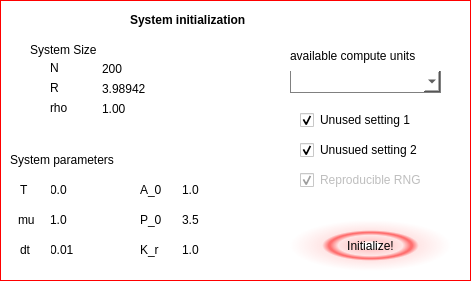
   <widget class="QWidget" name="initializationFrame" native="true">
    <property name="geometry">
     <rect>
      <x>210</x>
      <y>10</y>
      <width>471</width>
      <height>281</height>
     </rect>
    </property>
    <property name="styleSheet">
     <string notr="true">background: white; 
border: 1px solid red</string>
    </property>
    <widget class="QLabel" name="label_8">
     <property name="geometry">
      <rect>
       <x>130</x>
       <y>10</y>
       <width>171</width>
       <height>20</height>
      </rect>
     </property>
     <property name="font">
      <font>
       <weight>75</weight>
       <bold>true</bold>
      </font>
     </property>
     <property name="styleSheet">
      <string notr="true">border: white</string>
     </property>
     <property name="text">
      <string>System initialization</string>
     </property>
    </widget>
    <widget class="QCheckBox" name="reproducibleButton">
     <property name="enabled">
      <bool>false</bool>
     </property>
     <property name="geometry">
      <rect>
       <x>300</x>
       <y>170</y>
       <width>151</width>
       <height>20</height>
      </rect>
     </property>
     <property name="styleSheet">
      <string notr="true">border : white</string>
     </property>
     <property name="text">
      <string>Reproducible RNG</string>
     </property>
     <property name="checked">
      <bool>true</bool>
     </property>
    </widget>
    <widget class="QPushButton" name="initializeButton">
     <property name="geometry">
      <rect>
       <x>290</x>
       <y>220</y>
       <width>161</width>
       <height>51</height>
      </rect>
     </property>
     <property name="styleSheet">
      <string notr="true">border: white; 
background-color: qradialgradient(spread:pad, cx:0.5, cy:0.5, radius:0.5, fx:0.5, fy:0.5, stop:0 rgba(255, 255, 255, 255), stop:0.1 rgba(255, 255, 255, 255), stop:0.2 rgba(255, 176, 176, 167), stop:0.3 rgba(255, 151, 151, 92), stop:0.4 rgba(255, 125, 125, 51), stop:0.5 rgba(255, 76, 76, 205), stop:0.52 rgba(255, 76, 76, 205), stop:0.6 rgba(255, 180, 180, 84), stop:1 rgba(255, 255, 255, 0));</string>
     </property>
     <property name="text">
      <string>Initialize!</string>
     </property>
    </widget>
    <widget class="QLabel" name="label_22">
     <property name="geometry">
      <rect>
       <x>10</x>
       <y>150</y>
       <width>131</width>
       <height>20</height>
      </rect>
     </property>
     <property name="styleSheet">
      <string notr="true">border: white</string>
     </property>
     <property name="text">
      <string>System parameters</string>
     </property>
    </widget>
    <widget class="QLineEdit" name="initialT">
     <property name="geometry">
      <rect>
       <x>48</x>
       <y>180</y>
       <width>61</width>
       <height>20</height>
      </rect>
     </property>
     <property name="styleSheet">
      <string notr="true">border: white</string>
     </property>
     <property name="text">
      <string>0.0</string>
     </property>
    </widget>
    <widget class="QLineEdit" name="initialMu">
     <property name="geometry">
      <rect>
       <x>48</x>
       <y>210</y>
       <width>61</width>
       <height>20</height>
      </rect>
     </property>
     <property name="styleSheet">
      <string notr="true">border: red 1px solid</string>
     </property>
     <property name="text">
      <string>1.0</string>
     </property>
    </widget>
    <widget class="QLineEdit" name="initialDt">
     <property name="geometry">
      <rect>
       <x>48</x>
       <y>240</y>
       <width>123</width>
       <height>20</height>
      </rect>
     </property>
     <property name="styleSheet">
      <string notr="true">border: white</string>
     </property>
     <property name="text">
      <string>0.01</string>
     </property>
    </widget>
    <widget class="QLabel" name="label_27">
     <property name="geometry">
      <rect>
       <x>30</x>
       <y>40</y>
       <width>101</width>
       <height>20</height>
      </rect>
     </property>
     <property name="styleSheet">
      <string notr="true">border: white</string>
     </property>
     <property name="text">
      <string>System Size</string>
     </property>
    </widget>
    <widget class="QLabel" name="label_24">
     <property name="geometry">
      <rect>
       <x>20</x>
       <y>180</y>
       <width>31</width>
       <height>20</height>
      </rect>
     </property>
     <property name="styleSheet">
      <string notr="true">border: red</string>
     </property>
     <property name="text">
      <string>T</string>
     </property>
    </widget>
    <widget class="QLabel" name="label_25">
     <property name="geometry">
      <rect>
       <x>18</x>
       <y>210</y>
       <width>31</width>
       <height>20</height>
      </rect>
     </property>
     <property name="styleSheet">
      <string notr="true">border: red</string>
     </property>
     <property name="text">
      <string>mu</string>
     </property>
    </widget>
    <widget class="QLabel" name="label_26">
     <property name="geometry">
      <rect>
       <x>20</x>
       <y>240</y>
       <width>31</width>
       <height>20</height>
      </rect>
     </property>
     <property name="styleSheet">
      <string notr="true">border: red</string>
     </property>
     <property name="text">
      <string>dt</string>
     </property>
    </widget>
    <widget class="QComboBox" name="detectedGPUBox">
     <property name="geometry">
      <rect>
       <x>290</x>
       <y>70</y>
       <width>151</width>
       <height>23</height>
      </rect>
     </property>
     <property name="autoFillBackground">
      <bool>false</bool>
     </property>
     <property name="styleSheet">
      <string notr="true">border: 1px solid gray;
padding: 1px 18px 1px 3px;
background: white;
color: black
</string>
     </property>
    </widget>
    <widget class="QLabel" name="label_52">
     <property name="geometry">
      <rect>
       <x>290</x>
       <y>40</y>
       <width>151</width>
       <height>31</height>
      </rect>
     </property>
     <property name="styleSheet">
      <string notr="true">border: white</string>
     </property>
     <property name="text">
      <string>available compute units</string>
     </property>
     <property name="wordWrap">
      <bool>true</bool>
     </property>
    </widget>
    <widget class="QLabel" name="label_60">
     <property name="geometry">
      <rect>
       <x>50</x>
       <y>60</y>
       <width>41</width>
       <height>16</height>
      </rect>
     </property>
     <property name="styleSheet">
      <string notr="true">border: red</string>
     </property>
     <property name="text">
      <string>N</string>
     </property>
    </widget>
    <widget class="QLineEdit" name="boxNTotalSize">
     <property name="geometry">
      <rect>
       <x>100</x>
       <y>60</y>
       <width>111</width>
       <height>18</height>
      </rect>
     </property>
     <property name="styleSheet">
      <string notr="true">border: 1px red solid</string>
     </property>
     <property name="text">
      <string>200</string>
     </property>
    </widget>
    <widget class="QLabel" name="label_61">
     <property name="geometry">
      <rect>
       <x>50</x>
       <y>80</y>
       <width>41</width>
       <height>16</height>
      </rect>
     </property>
     <property name="styleSheet">
      <string notr="true">border: red</string>
     </property>
     <property name="text">
      <string>R</string>
     </property>
    </widget>
    <widget class="QLabel" name="label_62">
     <property name="geometry">
      <rect>
       <x>50</x>
       <y>100</y>
       <width>41</width>
       <height>16</height>
      </rect>
     </property>
     <property name="styleSheet">
      <string notr="true">border: red</string>
     </property>
     <property name="text">
      <string>rho</string>
     </property>
    </widget>
    <widget class="QLineEdit" name="boxRadius">
     <property name="geometry">
      <rect>
       <x>100</x>
       <y>80</y>
       <width>121</width>
       <height>18</height>
      </rect>
     </property>
     <property name="styleSheet">
      <string notr="true">border: 1px red solid</string>
     </property>
     <property name="text">
      <string>3.98942</string>
     </property>
    </widget>
    <widget class="QLineEdit" name="boxDensity">
     <property name="geometry">
      <rect>
       <x>100</x>
       <y>100</y>
       <width>121</width>
       <height>18</height>
      </rect>
     </property>
     <property name="styleSheet">
      <string notr="true">border: 1px red solid</string>
     </property>
     <property name="text">
      <string>1.00</string>
     </property>
    </widget>
    <widget class="QCheckBox" name="softRepulsion">
     <property name="enabled">
      <bool>true</bool>
     </property>
     <property name="geometry">
      <rect>
       <x>300</x>
       <y>140</y>
       <width>151</width>
       <height>20</height>
      </rect>
     </property>
     <property name="styleSheet">
      <string notr="true">border : white</string>
     </property>
     <property name="text">
      <string>Unusued setting 2</string>
     </property>
     <property name="checked">
      <bool>true</bool>
     </property>
    </widget>
    <widget class="QCheckBox" name="topologicalModel">
     <property name="enabled">
      <bool>true</bool>
     </property>
     <property name="geometry">
      <rect>
       <x>300</x>
       <y>110</y>
       <width>151</width>
       <height>20</height>
      </rect>
     </property>
     <property name="styleSheet">
      <string notr="true">border : white</string>
     </property>
     <property name="text">
      <string>Unused setting 1</string>
     </property>
     <property name="checked">
      <bool>true</bool>
     </property>
    </widget>
    <widget class="QLineEdit" name="p0Box">
     <property name="geometry">
      <rect>
       <x>180</x>
       <y>210</y>
       <width>61</width>
       <height>20</height>
      </rect>
     </property>
     <property name="styleSheet">
      <string notr="true">border: red 1px solid</string>
     </property>
     <property name="text">
      <string>3.5</string>
     </property>
    </widget>
    <widget class="QLineEdit" name="a0Box">
     <property name="geometry">
      <rect>
       <x>180</x>
       <y>180</y>
       <width>61</width>
       <height>20</height>
      </rect>
     </property>
     <property name="styleSheet">
      <string notr="true">border: white</string>
     </property>
     <property name="text">
      <string>1.0</string>
     </property>
    </widget>
    <widget class="QLabel" name="label_31">
     <property name="geometry">
      <rect>
       <x>140</x>
       <y>180</y>
       <width>31</width>
       <height>20</height>
      </rect>
     </property>
     <property name="styleSheet">
      <string notr="true">border: red</string>
     </property>
     <property name="text">
      <string>A_0</string>
     </property>
    </widget>
    <widget class="QLabel" name="label_32">
     <property name="geometry">
      <rect>
       <x>140</x>
       <y>210</y>
       <width>21</width>
       <height>20</height>
      </rect>
     </property>
     <property name="styleSheet">
      <string notr="true">border: red</string>
     </property>
     <property name="text">
      <string>P_0</string>
     </property>
    </widget>
    <widget class="QLineEdit" name="KrBox">
     <property name="geometry">
      <rect>
       <x>180</x>
       <y>240</y>
       <width>61</width>
       <height>20</height>
      </rect>
     </property>
     <property name="styleSheet">
      <string notr="true">border: red 1px solid</string>
     </property>
     <property name="text">
      <string>1.0</string>
     </property>
    </widget>
    <widget class="QLabel" name="label_35">
     <property name="geometry">
      <rect>
       <x>140</x>
       <y>240</y>
       <width>21</width>
       <height>20</height>
      </rect>
     </property>
     <property name="styleSheet">
      <string notr="true">border: red</string>
     </property>
     <property name="text">
      <string>K_r</string>
     </property>
    </widget>
   </widget>
